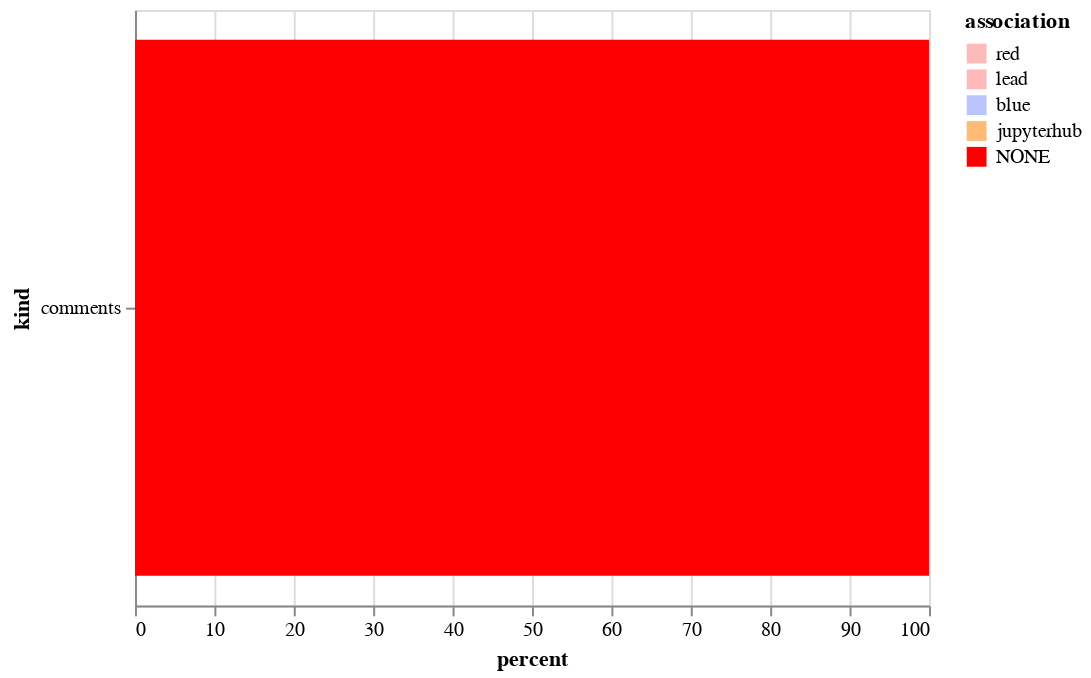

Here is the notebook cell this chart was saved with:
### Code cell
alt.Chart(sum_both).mark_bar().encode(
    x='percent',
    y='kind',
    color=alt.Color('association', sort=["CONTRIBUTOR", "MEMBER", "NONE"], scale=color_scale)
)

### Figure 1 — Vega-Lite specification as saved in the notebook (floating-point values rounded to 4 significant figures)
{"$schema": "https://vega.github.io/schema/vega-lite/v2.6.0.json", "config": {"view": {"height": 300, "width": 400}}, "data": {"name": "data-c63cbc27e49ae8b697538c7624553ca7"}, "datasets": {"data-c63cbc27e49ae8b697538c7624553ca7": [{"association": "NONE", "kind": "comments", "percent": 100.0}]}, "encoding": {"color": {"field": "association", "scale": {"domain": ["red", "lead", "blue", "jupyterhub", "NONE"], "range": ["#fdbaba", "#fdbaba", "#bac5fd", "#ffbb74", "red"]}, "sort": ["CONTRIBUTOR", "MEMBER", "NONE"], "type": "nominal"}, "x": {"field": "percent", "type": "quantitative"}, "y": {"field": "kind", "type": "nominal"}}, "mark": "bar"}
